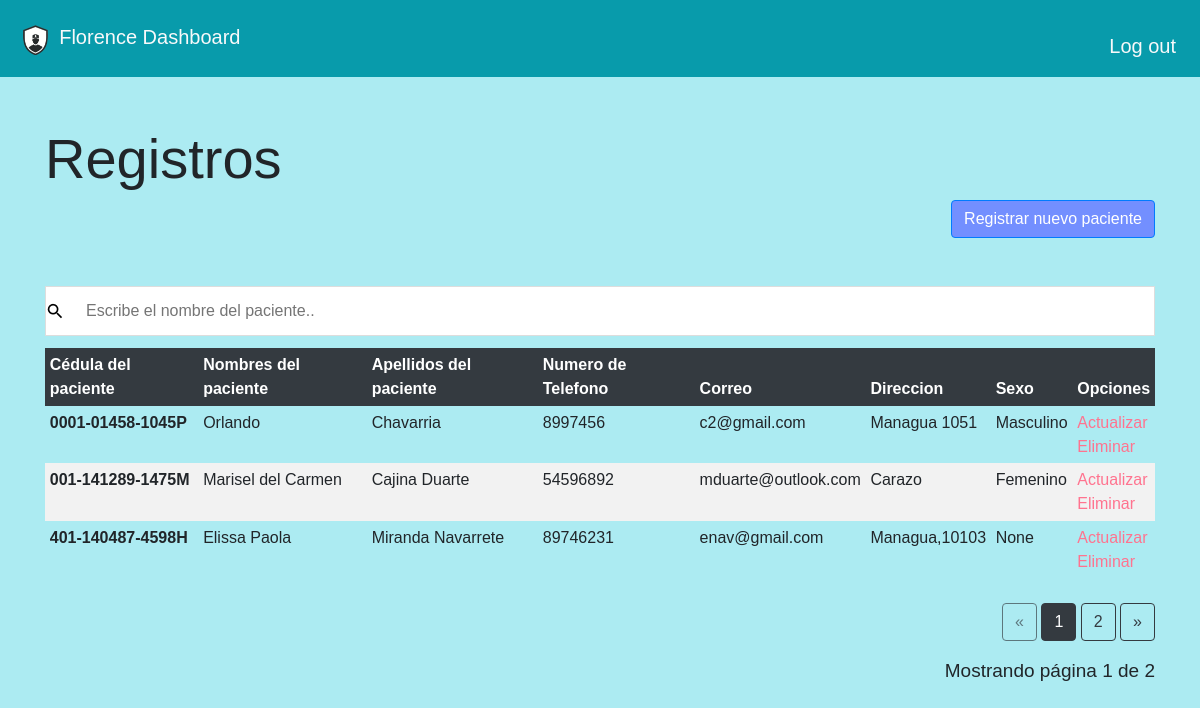
Screenshot of / (signed in) with the database file from the repository.
### models.py (models this page shows)
class pacientes(Model):
	__tablename__ = "users"
	id = Column(db.Integer, primary_key=True)
	rol_id = Column(db.Integer,nullable=True)
	nombres = Column(db.Text, nullable=True)
	apellidos = Column(db.Text, nullable=True)
	correo = Column(db.Text, nullable=True)
	telefono = Column(db.Text, nullable=True)
	direccion = Column(db.Text, nullable=True)
	sexo = Column(db.Text, nullable=True)
	cedula = Column(db.Text, nullable=True)

### app.py (the view)
@app.route("/", methods=["GET", "POST"])
@login_required
def index():
    if request.method == "POST":
        rows=db.execute("select * from users")
        return redirect("/",rows=rows)
    else:
        page = request.args.get('page', 1, type=int)
        lista_url = list()
        rows = pacientes.query.paginate(page=page, per_page=ROWS_PER_PAGE)
        rows2 = pacientes.query.all()
        for rows2 in rows2:
            urlhash = generate_password_hash(str(rows2.id))
            lista_url.append({'id':  rows2.id,
                              'url':  str(urlhash)})
        session["urls"] = lista_url
        return render_template("dashboard.html",rows=rows)

### app.py (called while the page is built)
@app.after_request
def after_request(response):
    response.headers["Cache-Control"] = "no-cache, no-store, must-revalidate"
    response.headers["Expires"] = 0
    response.headers["Pragma"] = "no-cache"
    return response

### helpers.py (called while the page is built)
def login_required(f):
    @wraps(f)
    def decorated_function(*args, **kwargs):
        if session.get("user_id") is None:
            return redirect("/login")
        return f(*args, **kwargs)
    return decorated_function

### templates/dashboard.html (shortened to what this page needs)
{% extends "layout.html" %}
{% block main %}
<div class="container">
<h1 class="display display-4">Registros</h1>
<div class='text-right'>
    <a href='/rpacientes' class='btn btn-primary' style="background-color: #738FFF;">Registrar nuevo paciente</a>
  </div>
</div>
<br>
<br>
<div class="container">
<input type="text" id="myInput" onkeyup="myFunction()" placeholder="Escribe el nombre del paciente.." title="Type in a name"  style="background: url(&quot;static/p.png&quot;) left center no-repeat rgb(255, 255, 255);"/>
<div class="table-responsive">
  <table class="table table-sm table-borderless mb-0">
      <thead class="thead-dark">
          <tr>
            <th scope="col">Cédula del paciente</th>
            <th scope="col">Nombres del paciente</th>
            <th scope="col">Apellidos del paciente</th>
            <th scope="col">Numero de Telefono</th>
            <th scope="col">Correo</th>
            <th scope="col">Direccion</th>
            <th scope="col">Sexo</th>
            <th scope="col">Opciones</th>
          </tr>
      </thead>
      <tbody>
          {% for rows in rows.items %}
          {%if (rows.rol_id != 1) and (rows.rol_id != 3)%}
          <tr>
            <th scope="row">{{rows.cedula}}</th>
            <td>{{rows.nombres}}</td>
            <td>{{rows.apellidos}}</td>
            <td>{{rows.telefono}}</td>
            <td>{{rows.correo}}</td>
            <td>{{rows.direccion}}</td>
            <td>{{rows.sexo}}</td>
            <td>
              {% for xd in session.urls %}
              {%if xd.id == rows.id %}
              <a style="text-decoration:none ;color:#FF738F" href='/mpacientes/{{xd.url}}'>Actualizar</a>
              {%endif%}
              {% endfor %}
              <br>
              <a style="text-decoration:none ;color:#FF738F" href='/eliminarPaciente/{{rows.id}}'>Eliminar</a>
            </td>
          </tr>
          {%endif%}
          {% endfor %}
      </tbody>
  </table>
<br>
<div class="text-right">
  <a href="{{ url_for('index', page=rows.prev_num) }}"
     class="btn btn-outline-dark
     {% if rows.page == 1 %}disabled{% endif %}">
      &laquo;
  </a>
  {% for page_num in rows.iter_pages(left_edge=1, right_edge=1, left_current=1, right_current=2) %}
{% if page_num %}
          {% if rows.page == page_num %}
          <a href="{{ url_for('index', page=page_num) }}"
             class="btn btn-dark">
              {{ page_num }}
          </a>
          {% else %}
          <a href="{{ url_for('index', page=page_num) }}"
             class="btn btn-outline-dark">
              {{ page_num }}
          </a>
          {% endif %}
      {% else %}
          ...
      {% endif %}
  {% endfor %}
  <a href="{{ url_for('index', page=rows.next_num) }}"
     class="btn btn-outline-dark
     {% if rows.page == rows.pages %}disabled{% endif %}">
      &raquo;
  </a>
</div>
<p class="text-right mt-3">
 Mostrando página {{ rows.page }} de {{ rows.pages }}
</p>
</div>
</div>
{% endblock %}

### static/indexLa.css (style rules this page uses)
p { font-size: 19px; }

### templates/layout.html (style rules this page uses)
html { background-color: #ACEBF2; }
body { font-family: "Poppins", sans-serif; height: 100vh; background-color: #ACEBF2; }
#myInput { background: url(&quot;images/googbg.png&quot;) left center no-repeat rgb(255, 255, 255); background-image: url('static/css/p.png'); background-position: 10px 10px; background-repeat: no-repeat; width: 100%; font-size: 16px; padding: 12px 20px 12px 40px; border: 1px solid #ddd; margin-bottom: 12px; }
table { border-collapse: collapse; width: 100%; }
th, td { text-align: left; padding: 8px; }
tr:nth-child(even) { background-color: #f2f2f2; }

### rows the page displays
pacientes: cedula "0001-01458-1045P", nombres "Orlando", apellidos "Chavarria", telefono "8997456", correo "c2@gmail.com", direccion "Managua 1051", sexo "Masculino"
pacientes: cedula "001-141289-1475M", nombres "Marisel del Carmen", apellidos "Cajina Duarte", telefono "54596892", correo "mduarte@outlook.com", direccion "Carazo", sexo "Femenino"
pacientes: cedula "401-140487-4598H", nombres "Elissa Paola", apellidos "Miranda Navarrete", telefono "89746231", correo "enav@gmail.com", direccion "Managua,10103", sexo "None"

### other values shown
{{ page_num }} "1"
{{ page_num }} "2"
{{ rows.page }} "1"
{{ rows.pages }} "2"
